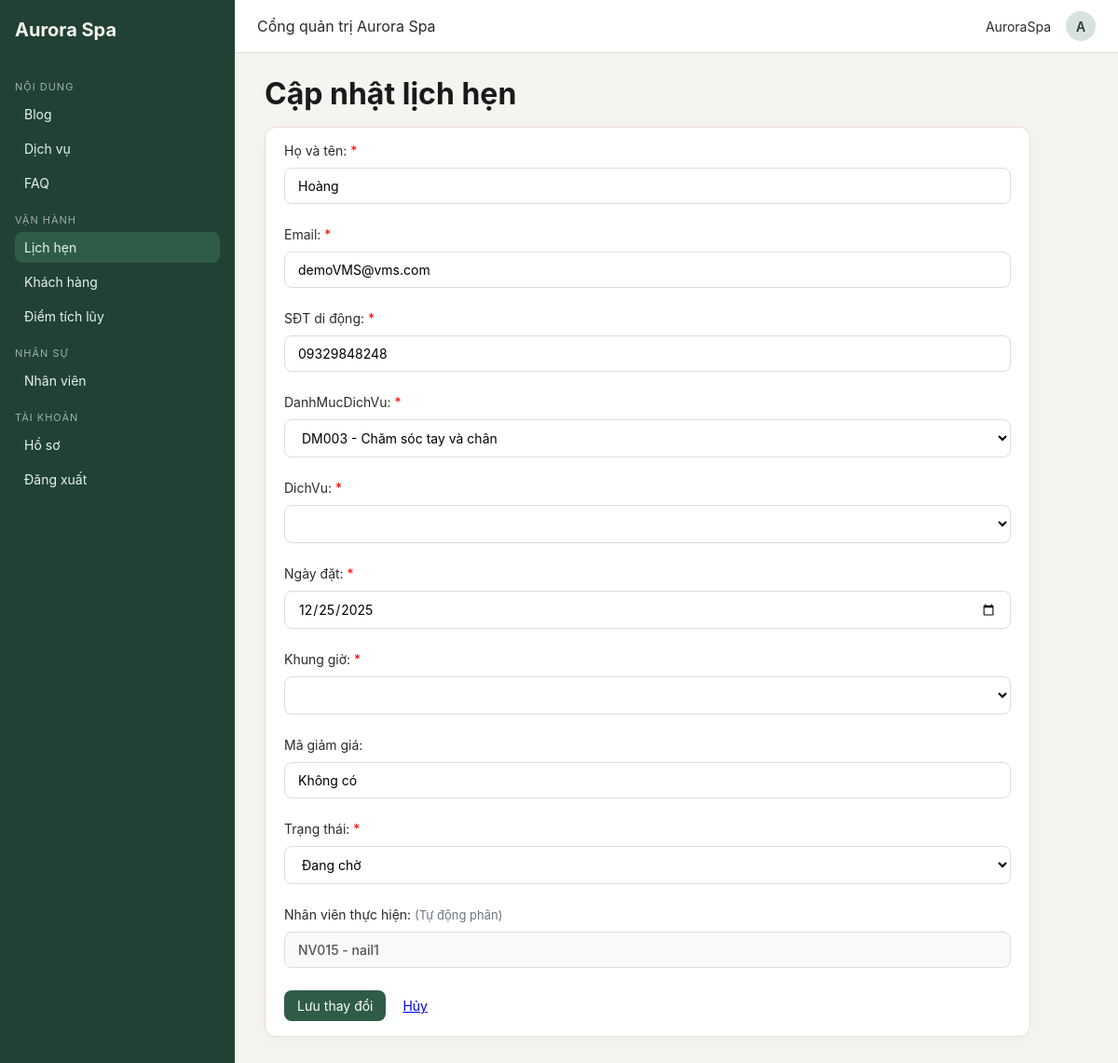
The page /staff/appointments/LH004/edit/ (signed in) on the database its author committed.
### aurora/models.py (models this page shows, shortened)
class LichHen(models.Model):
    TRANG_THAI_CHOICES = [
        ('Đang chờ', 'Đang chờ'),
        ('Đang thực hiện', 'Đang thực hiện'),
        ('Hoàn thành', 'Hoàn thành'),
        ('Đã hủy', 'Đã hủy'),
    ]
    MaLichHen = models.CharField(
        max_length=5,
        primary_key=True,
        validators=[MinLengthValidator(5)],
        help_text="Mã định danh duy nhất cho từng lịch hẹn (LH001, LH002,...)"
    )
    HoTen = models.CharField("Họ và tên", max_length=100,null=True, blank=True)
    Email = models.EmailField("Email",null=True, blank=True)
    DienThoai = models.CharField("SĐT di động", max_length=15,null=True, blank=True)
    DanhMucDichVu = models.ForeignKey('DanhMucDichVu', on_delete=models.PROTECT, null=True, blank=True)
    DichVu = models.ForeignKey('DichVu', on_delete=models.PROTECT, related_name='lichhen_dichvu', null=True,
    blank=True)
    NgayHen = models.DateField("Ngày đặt")
    KhungGio = models.ForeignKey('KhungGio', on_delete=models.PROTECT, related_name='lichhen_khunggio', null=True, blank=True)
    NhanVienThucHien = models.ForeignKey(
        'NhanVien',
        on_delete=models.SET_NULL,
        null=True,
        blank=True,
        related_name='lichhen_thuchien',
        verbose_name="Nhân viên thực hiện"
    )
    MaGiamGia = models.CharField("Mã giảm giá", max_length=20, blank=True, null=True)
    TrangThai = models.CharField("Trạng thái", max_length=25, choices=TRANG_THAI_CHOICES, default='Đang chờ')
    LyDo = models.CharField("Lý Do", max_length=255, blank=True, null=True)
    user = models.ForeignKey(
        User,
        on_delete=models.CASCADE,  # nếu xóa user thì xóa luôn lịch hẹn của họ
        related_name='KhachHang_LichHen',
        null=True,
        blank=True
    )
    class Meta:
        db_table = 'LichHen'
        verbose_name = 'Lịch Hẹn'
        verbose_name_plural = 'Lịch Hẹn'

### staffpanel/views.py (the view)
# urls.py: path('appointments/<str:ma_lich_hen>/edit/', views.staff_appointment_edit, name='staff_appointment_edit'),
@reception_required
def staff_appointment_edit(request, ma_lich_hen):
    lh = get_object_or_404(LichHen, MaLichHen=ma_lich_hen)
    if request.method == 'POST':
        form = LichHenForm(request.POST, instance=lh, request=request)
        if form.is_valid():
            try:
                with transaction.atomic():
                    lich_hen = form.save(commit=False)
                    ma_danh_muc = lich_hen.DichVu.MaDanhMuc.MaDanhMuc
                    nhan_vien = phan_nhan_vien_tu_dong(
                        ma_danh_muc=ma_danh_muc,
                        ngay_hen=lich_hen.NgayHen,
                        khung_gio=lich_hen.KhungGio
                    )
                    if not nhan_vien:
                        raise ValidationError("Không có nhân viên nào available cho khung giờ này!")
                    lich_hen.NhanVienThucHien = nhan_vien
                    lich_hen.save()
                    messages.success(request, f"Đã cập nhật lịch hẹn! Nhân viên mới: {nhan_vien.MaNhanVien}")
                    return redirect('staff_appointment_list')
            except ValidationError as e:
                messages.error(request, str(e))
            except Exception as e:
                messages.error(request, f"Lỗi hệ thống: {str(e)}")
        else:
            for field, errors in form.errors.items():
                for error in errors:
                    messages.error(request, f"{form[field].label}: {error}")
    else:
        form = LichHenForm(instance=lh, request=request)
    return render(request, 'staffpanel/appointment_form.html', {
        'form': form,
        'lh': lh,
        'title': 'Cập nhật lịch hẹn'
    })

### aurora/models.py (called while the page is built)
    def __str__(self):
        return f"{self.GioBatDau.strftime('%H:%M')} - {self.GioKetThuc.strftime('%H:%M')}"

    def __str__(self):
        return f"{self.MaDanhMuc} - {self.TenDanhMuc}"

    def __str__(self):
        return f"{self.MaDichVu} - {self.TenDichVu}"

### staffpanel/permissions.py (called while the page is built)
def role_required(*roles):
    def decorator(view_func):
        @wraps(view_func)
        def _wrapped(request, *args, **kwargs):
            if not request.user.is_authenticated:
                return redirect('staff_login')
            try:
                nv = request.user.nhanvien
            except Exception:
                return HttpResponseForbidden("Bạn không phải nhân viên Aurora.")
            if nv.VaiTro in roles or request.user.is_superuser:
                return view_func(request, *args, **kwargs)
            return HttpResponseForbidden("Bạn không có quyền truy cập chức năng này.")
        return _wrapped
    return decorator

### staffpanel/templates/staffpanel/appointment_form.html (shortened to what this page needs)
{% extends "staffpanel/base.html" %}
{% block nav_appointment %}active{% endblock %}
{% block content %}
<div class="page-header">
    <h1 class="page-title">
        {{ title|default:"Cập nhật lịch hẹn" }}
    </h1>
</div>
<div class="card" style="max-width:780px;">
    <form method="post" action="{% if lh %}{% url 'staff_appointment_edit' lh.MaLichHen %}{% else %}{% url 'staff_appointment_create' %}{% endif %}">
        {% for field in form %}
            {% if field.name != 'nhan_vien_display' and field.name != 'NhanVienThucHien' %}
            <div class="mb-4">
                <label class="form-label pt-2">
                    {{ field.label_tag }}
                    {% if field.field.required %}<span style="color:red">*</span>{% endif %}
                </label>
                <div class="input-wrapper">
                    {{ field }}
                </div>
            </div>
            {% endif %}
        {% endfor %}
<div class="mb-4">
    <label class="form-label pt-2">Nhân viên thực hiện: <span style="color: #6c757d; font-size: 13px;">(Tự động phân)</span></label>
    <div class="input-wrapper">
        {{ form.nhan_vien_display }}
    </div>
</div>
        <div class="appointment-actions text-end">
            {% if lh %}
                <button type="submit" class="btn btn-primary btn-lg px-5 py-3">Lưu thay đổi</button>
                <a href="{% url 'staff_appointment_list' %}" class="btn btn-outline-secondary btn-lg px-5 py-3 ms-3">Hủy</a>
            {% else %}
                <button type="submit" class="btn btn-primary btn-lg px-5 py-3">Thêm lịch hẹn</button>
                <a href="{% url 'staff_appointment_list' %}" class="btn btn-outline-secondary btn-lg px-5 py-3 ms-3">Hủy</a>
            {% endif %}
        </div>
    </form>
</div>
{% endblock %}

### staffpanel/templates/staffpanel/base.html (shortened to what this page needs)
{% load static %}
<!DOCTYPE html>
<html lang="vi">
<head>
</head>
<body>
<div class="layout">
    <aside class="sidebar">
        <div class="brand">Aurora Spa</div>
        {% with role=request.user.nhanvien.VaiTro %}
        {% if role == "MANAGER" or role == "CONTENT" %}
            <div class="nav-section-title">Nội dung</div>
            <a href="{% url 'staff_blog_list' %}" class="nav-link {% block nav_blog %}{% endblock %}">Blog</a>
            <a href="{% url 'staff_service_list' %}" class="nav-link {% block nav_service %}{% endblock %}">Dịch vụ</a>
            <a href="{% url 'staff_faq_category_list' %}" class="nav-link {% block nav_faq %}{% endblock %}">FAQ</a>
        {% endif %}
        {% if role == "MANAGER" or role == "RECEPTION" %}
            <div class="nav-section-title">Vận hành</div>
            <a href="{% url 'staff_appointment_list' %}" class="nav-link {% block nav_appointment %}{% endblock %}">Lịch hẹn</a>
            <a href="{% url 'staff_customer_list' %}" class="nav-link {% block nav_customer %}{% endblock %}">Khách hàng</a>
            <a href="{% url 'staff_loyalty_list' %}" class="nav-link {% block nav_loyalty %}{% endblock %}">Điểm tích lũy</a>
        {% endif %}
        {% if role == "MANAGER" %}
            <div class="nav-section-title">Nhân sự</div>
            <a href="{% url 'staff_employee_list' %}" class="nav-link {% block nav_employee %}{% endblock %}">Nhân viên</a>
        {% endif %}
        <div class="nav-section-title">Tài khoản</div>
        <a href="{% url 'staff_profile' %}" class="nav-link">Hồ sơ</a>
        <a href="{% url 'staff_logout' %}" class="nav-link">Đăng xuất</a>
        {% endwith %}
    </aside>
    <div class="main">
        <header class="topbar">
            <div>Cổng quản trị Aurora Spa</div>
            <div class="topbar-right">
                <span>{{ request.user.username }}</span>
                <div class="avatar">{{ request.user.username|first|upper }}</div>
            </div>
        </header>
        <main class="content">
            {% block content %}{% endblock %}
        </main>
    </div>
</div>
</body>
</html>

### staffpanel/templates/staffpanel/base.html (style rules this page uses)
body { margin:0; font-family:system-ui,-apple-system,Segoe UI,Roboto,Helvetica,Arial,sans-serif; background:#f6f4f0; color:#2d2a26; }
.layout { display:flex; min-height:100vh; }
.sidebar { width:220px; background:#214134; color:#f6f4f0; display:flex; flex-direction:column; padding:20px 16px; }
.brand { font-weight:700; font-size:20px; margin-bottom:30px; }
.nav-section-title { font-size:11px; text-transform:uppercase; letter-spacing:1px; color:#9fb1a7; margin:12px 0 6px; }
.nav-link { display:block; padding:8px 10px; border-radius:8px; margin-bottom:4px; font-size:14px; text-decoration:none; color:#e8f2f0; transition:background .2s; }
.nav-link:hover, .nav-link.active { background:#2f5c48; }
.main { flex:1; display:flex; flex-direction:column; }
.topbar { height:56px; padding:0 24px; display:flex; align-items:center; justify-content:space-between; background:#fff; border-bottom:1px solid #e4ded4; }
.topbar-right { display:flex; align-items:center; gap:16px; font-size:14px; }
.avatar { width:32px; height:32px; border-radius:999px; background:#d7e2de; display:inline-flex; align-items:center; justify-content:center; font-weight:600; color:#214134; font-size:14px; }
.content { padding:24px 32px 40px; }
.page-header { display:flex; align-items:center; justify-content:space-between; margin-bottom:16px; }
.page-title { font-size: 32px !important; font-weight: 700 !important; color: #1a1a1a !important; margin-bottom: 24px !important; }
.btn { border:none; border-radius:8px; padding:8px 14px; font-size:14px; cursor:pointer; }
.btn-primary { background:#2f5c48; color:#fff; }
.card { background:#fff; border-radius:12px; border:1px solid #eadfd0; box-shadow:0 4px 18px rgba(0,0,0,.03); padding:16px 20px; }

### staffpanel/templates/staffpanel/appointment_form.html (style rules this page uses)
body, .page-title, .card, .table, .btn, .form-control, .form-select, .badge, input, select, button, a, span, label, small, .text-danger, .text-muted { font-family: -apple-system, BlinkMacSystemFont, "Segoe UI", Roboto, "Helvetica Neue", Arial, "Noto Sans", sans-serif, "Apple Color Emoji", "Segoe UI Emoji", "Segoe UI Symbol" !important; }
.page-title { font-size: 32px !important; font-weight: 700 !important; margin: 0 !important; }
.card, .form-label, .form-control, .form-select, textarea.form-control, small, .text-danger, .btn, .text-muted { font-size: 14px !important; }
.input-wrapper { width: 100%; box-sizing: border-box; display: block; }
.input-wrapper .form-control, .input-wrapper .form-select, .input-wrapper textarea.form-control { width: 100% !important; max-width: none !important; box-sizing: border-box !important; padding: 10px 14px !important; border: 1px solid #ddd !important; border-radius: 8px !important; background: #fff; font-size: 14px !important; }
.mb-4 { margin-bottom: 1.5rem !important; }
.form-label { margin-bottom: 10px !important; display: block !important; }
.btn-outline-secondary, .btn-primary { border-radius: 8px !important; }

### rows shown on the page
LichHen: form "Hoàng" "demoVMS@vms.com" "09329848248" "DM003 - Chăm sóc tay và chân" "12/25/2025" "Không có" "Đang chờ"

### other values the page prints
{{ request.user.username }} "AuroraSpa"
{{ request.user.username|first|upper }} "A"
{{ title|default:"Cập nhật lịch hẹn" }} "Cập nhật lịch hẹn"
{{ field.label_tag }} "Họ và tên:" "Email:" "SĐT di động:" "DanhMucDichVu:" "DichVu:" "Ngày đặt:" "Khung giờ:" "Mã giảm giá:" "Trạng thái:"
